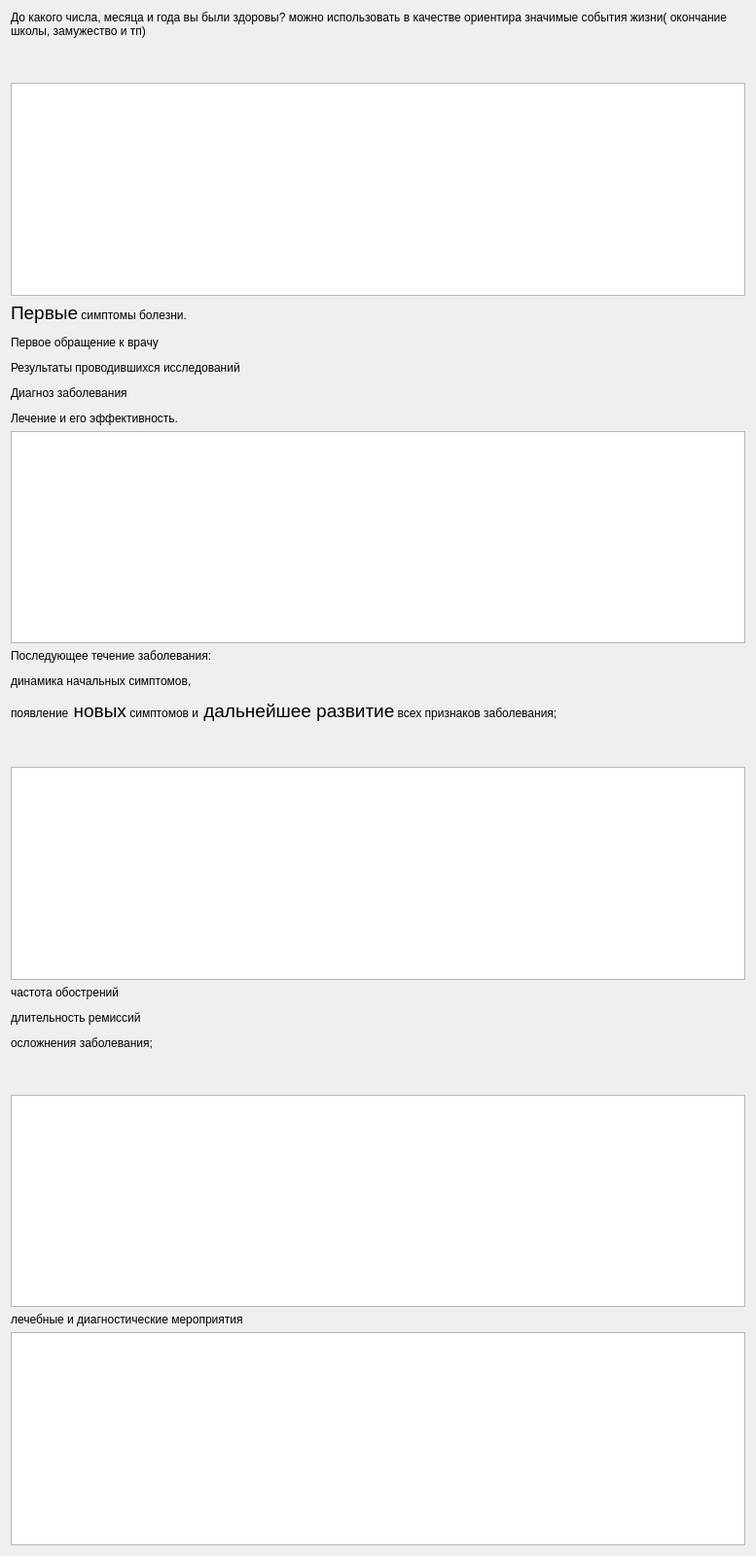
   <widget class="QWidget" name="diseaseHistoryContents">
    <property name="geometry">
     <rect>
      <x>0</x>
      <y>0</y>
      <width>777</width>
      <height>1599</height>
     </rect>
    </property>
    <layout class="QVBoxLayout" name="diseaseHistoryLayout">
     <item>
      <widget class="QLabel" name="label5">
       <property name="text">
        <string>&lt;html&gt;&lt;head/&gt;&lt;body&gt;&lt;p&gt;До какого числа, месяца и года вы были здоровы? можно использовать в качестве ориентира значимые события жизни( окончание школы, замужество и тп)&lt;/p&gt;&lt;p&gt;&lt;br/&gt;&lt;/p&gt;&lt;/body&gt;&lt;/html&gt;</string>
       </property>
       <property name="wordWrap">
        <bool>true</bool>
       </property>
      </widget>
     </item>
     <item>
      <widget class="QTextEdit" name="edit5"/>
     </item>
     <item>
      <widget class="QLabel" name="label6">
       <property name="text">
        <string>&lt;html&gt;&lt;head/&gt;&lt;body&gt;&lt;p&gt;&lt;span style=&quot; font-size:14pt;&quot;&gt;Первые&lt;/span&gt; симптомы болезни.&lt;/p&gt;&lt;p&gt;Первое обращение к врачу&lt;/p&gt;&lt;p&gt;Результаты проводившихся исследований&lt;/p&gt;&lt;p&gt;Диагноз заболевания &lt;/p&gt;&lt;p&gt;Лечение и его эффективность.&lt;/p&gt;&lt;/body&gt;&lt;/html&gt;</string>
       </property>
       <property name="wordWrap">
        <bool>true</bool>
       </property>
      </widget>
     </item>
     <item>
      <widget class="QTextEdit" name="edit6"/>
     </item>
     <item>
      <widget class="QLabel" name="label7">
       <property name="text">
        <string>&lt;html&gt;&lt;head/&gt;&lt;body&gt;&lt;p&gt;Последующее течение заболевания:&lt;/p&gt;&lt;p&gt;динамика начальных симптомов,&lt;/p&gt;&lt;p&gt;появление&lt;span style=&quot; font-size:14pt;&quot;&gt; новых&lt;/span&gt; симптомов и&lt;span style=&quot; font-size:14pt;&quot;&gt; дальнейшее развитие&lt;/span&gt; всех признаков заболевания;&lt;/p&gt;&lt;p&gt;&lt;br/&gt;&lt;/p&gt;&lt;/body&gt;&lt;/html&gt;</string>
       </property>
       <property name="wordWrap">
        <bool>true</bool>
       </property>
      </widget>
     </item>
     <item>
      <widget class="QTextEdit" name="edit7"/>
     </item>
     <item>
      <widget class="QLabel" name="label8">
       <property name="text">
        <string>&lt;html&gt;&lt;head/&gt;&lt;body&gt;&lt;p&gt;частота обострений &lt;/p&gt;&lt;p&gt;длительность ремиссий&lt;/p&gt;&lt;p&gt;осложнения заболевания;&lt;/p&gt;&lt;p&gt;&lt;br/&gt;&lt;/p&gt;&lt;/body&gt;&lt;/html&gt;</string>
       </property>
       <property name="wordWrap">
        <bool>true</bool>
       </property>
      </widget>
     </item>
     <item>
      <widget class="QTextEdit" name="edit8"/>
     </item>
     <item>
      <widget class="QLabel" name="label9">
       <property name="text">
        <string>&lt;html&gt;&lt;head/&gt;&lt;body&gt;&lt;p&gt; лечебные и диагностические мероприятия&lt;/p&gt;&lt;/body&gt;&lt;/html&gt;</string>
       </property>
       <property name="wordWrap">
        <bool>true</bool>
       </property>
      </widget>
     </item>
     <item>
      <widget class="QTextEdit" name="edit9"/>
     </item>
    </layout>
   </widget>
